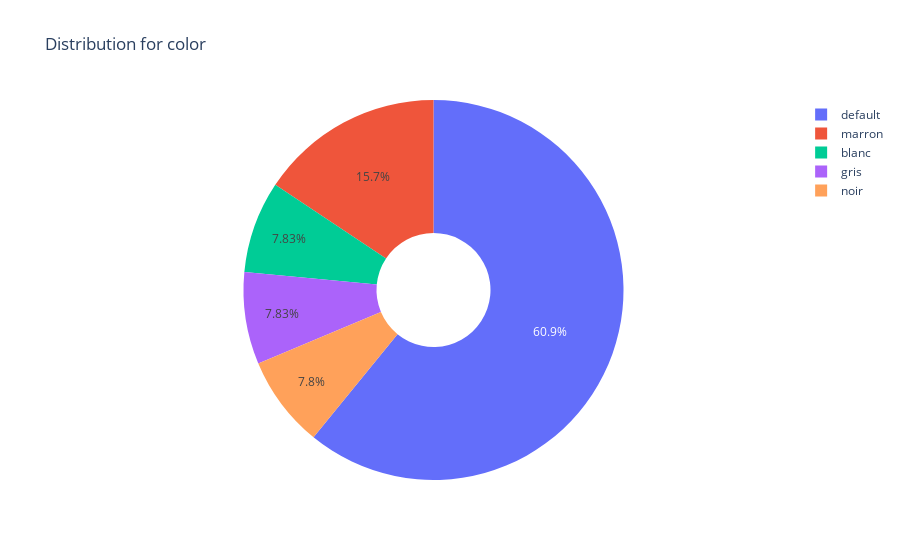

The cell this chart's notebook holds for it:
### Code cell
plot_distribution(df['color'])

### Figure 1 — Plotly figure (JSON) as saved in the notebook; plotly's stock layout.template omitted (floating-point values rounded to 4 significant figures)
{"data": [{"hole": 0.3, "labels": ["default", "marron", "blanc", "gris", "noir"], "type": "pie", "values": [4198, 1080, 540, 540, 538]}], "layout": {"title": {"text": "Distribution for color"}}}
